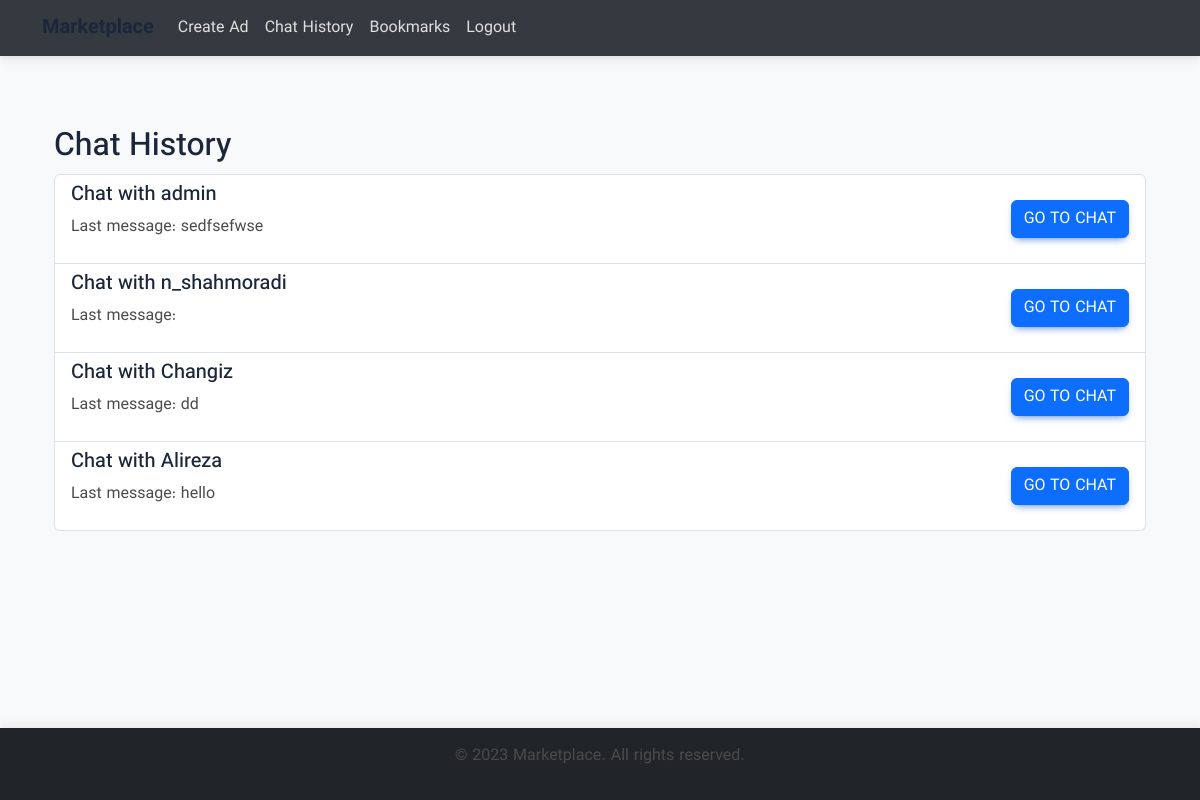
Page /chat-history/ (signed in) on the committed database.
### Main/models.py (models this page shows, shortened)
class Room(models.Model):
    token = models.CharField(max_length=50, unique=True, blank=True, null=False)
    user1 = models.ForeignKey(Users, related_name='user1_rooms', on_delete=models.CASCADE)
    user2 = models.ForeignKey(Users, related_name='user2_rooms', on_delete=models.CASCADE)
    created_at = models.DateTimeField(auto_now_add=True)
    class Meta:
        unique_together = ('user1', 'user2')

class Users(AbstractBaseUser, PermissionsMixin):
    id = models.AutoField(primary_key=True)
    username = models.CharField(_("username"), unique=True, max_length=50)
    email = models.EmailField(_("email address"), unique=True)
    is_staff = models.BooleanField(default=False)
    is_active = models.BooleanField(default=True)
    date_joined = models.DateTimeField(default=timezone.now)
    first_name = models.CharField(max_length=20)
    last_name = models.CharField(max_length=30, blank=True)
    phone_number = models.CharField(max_length=20)
    slug = models.SlugField(max_length=200, unique=True)
    USERNAME_FIELD = "username"
    REQUIRED_FIELDS = []
    objects = CustomUserManager()

class Message(models.Model):
    room = models.ForeignKey(Room, related_name='messages', on_delete=models.CASCADE)
    sender = models.ForeignKey(settings.AUTH_USER_MODEL, on_delete=models.CASCADE)
    content = models.TextField()
    timestamp = models.DateTimeField(auto_now_add=True)
    updated_at = models.DateTimeField(auto_now=True)

### Main/views.py (the view)
# urls.py: path('chat-history/', chat_history, name='chat_history'),
@login_required
def chat_history(request):
    rooms = Room.objects.filter(user1=request.user) | Room.objects.filter(user2=request.user)
    return render(request, 'Chat/chat_history.html', {'rooms': rooms})

### templates/Chat/chat_history.html
{% extends "base.html" %}
{% block content %}
<div class="container mt-5">
    <h2>Chat History</h2>
    <div class="list-group">
        {% if rooms %}
            {% for room in rooms %}
            <div class="list-group-item d-flex justify-content-between align-items-center">
                <div>
                    <h5>Chat with
                        {% if request.user == room.user1 %}
                            {{ room.user2.username }}
                        {% else %}
                            {{ room.user1.username }}
                        {% endif %}
                    </h5>
                    <p>Last message:
                        {% with room.messages.last as last_message %}
                            {{ last_message.content }}
                        {% endwith %}
                    </p>
                </div>
                <a href="{% url 'room_detail' token=room.token %}" class="btn btn-primary">Go to Chat</a>
            </div>
            {% endfor %}
        {% else %}
            <p>No chat history available.</p>
        {% endif %}
    </div>
</div>
{% endblock %}

### static/css/styles.css (style rules this page uses)
body { display: flex; flex-direction: column; min-height: 100vh; margin: 0; background-color: #f1f1f1; font-family: "IRANSansX", "Roboto", sans-serif; }
h1, h2, h3, h4, h5, h6 { font-family: "IRANSansX", "Roboto", sans-serif; color: #1b263b; }
p, li, a { font-family: "IRANSansX", "Roboto", sans-serif; font-weight: 400; color: #4b4b4b; }

### templates/base.html (style rules this page uses)
body { background-color: #f8f9fa; color: #212529; }

### rows in the picture
Room: user2.username "admin", messages.last.content "sedfsefwse"
Room: user2.username "n_shahmoradi"
Room: user1.username "Changiz", messages.last.content "dd"
Room: user1.username "Alireza", messages.last.content "hello"
